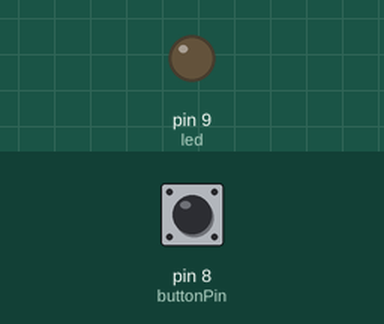
Recording of a sketch running on a simulated Arduino Uno, built with avr-gcc and run on an emulated ATmega328P. Shown: output pins drawn as LEDs (lit = HIGH). The test bench sets the inputs (shaded band); at power-on: pin 8 (buttonPin) LOW.

Above: at 1.2 s.
1.3 s: pin 8 (buttonPin) pulled HIGH for 1 s
At 1.8 s:
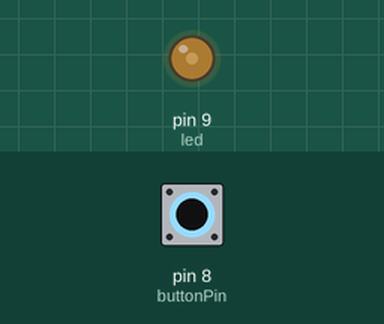
3.8 s: pin 8 (buttonPin) pulled HIGH for 3.2 s
At 3.96 s:
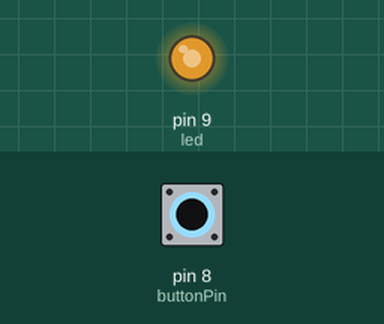
At 5.6 s:
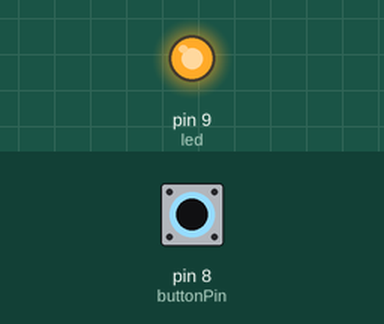
Timing chart, 0 to 8.5 s (numbered marks = the images above; inputs shaded):
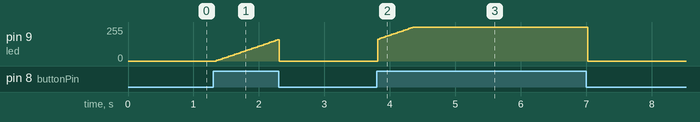

Measured:
- after the input at 1.3 s, pin 9 (led): rises from 0/255 to 160/255 in 0.93 s, then falls to 0/255 in 0.03 s
- after the input at 3.8 s, pin 9 (led): rises from 0/255 to 255/255 in 0.54 s, then falls to 0/255 in 2.7 s

The sketch:

sketch_sep24a.ino
```cpp
int led = 9;           // the PWM pin the LED is attached to
int brightness = 0;    // how bright the LED is
int fadeAmount = 5;    // how many points to fade the LED by
int buttonPin = 8;     // the number of the pushbutton pin
int buttonState = 0;   // variable for reading the pushbutton status

void setup() {
  // put your setup code here, to run once:
  pinMode(led, OUTPUT);
  pinMode(buttonPin, INPUT);
}

void loop() {
  // read the state of the pushbutton value:
  buttonState = digitalRead(buttonPin);

  // check if the pushbutton is pressed.
  // if it is, the buttonState is HIGH:
  if (buttonState == HIGH) {
    // turn LED on:
    analogWrite(led, brightness);
    brightness = brightness + fadeAmount;
  }
  else {
    // turn LED off:
    digitalWrite(led, LOW);
  }
  delay(30);
}
```
